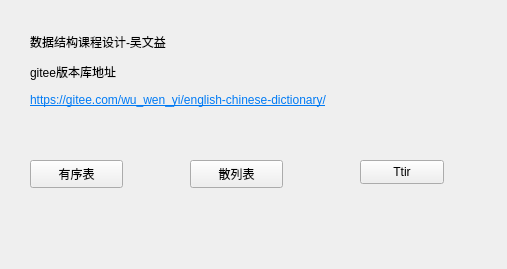
<?xml version="1.0" encoding="UTF-8"?>
<ui version="4.0">
 <class>Widget</class>
 <widget class="QWidget" name="Widget">
  <property name="geometry">
   <rect>
    <x>0</x>
    <y>0</y>
    <width>507</width>
    <height>269</height>
   </rect>
  </property>
  <property name="windowTitle">
   <string>数据结构课程设计</string>
  </property>
  <widget class="QPushButton" name="pushButton">
   <property name="geometry">
    <rect>
     <x>30</x>
     <y>160</y>
     <width>93</width>
     <height>28</height>
    </rect>
   </property>
   <property name="text">
    <string>有序表</string>
   </property>
  </widget>
  <widget class="QPushButton" name="pushButton_2">
   <property name="geometry">
    <rect>
     <x>190</x>
     <y>160</y>
     <width>93</width>
     <height>28</height>
    </rect>
   </property>
   <property name="text">
    <string>散列表</string>
   </property>
  </widget>
  <widget class="QLabel" name="label">
   <property name="geometry">
    <rect>
     <x>30</x>
     <y>30</y>
     <width>441</width>
     <height>81</height>
    </rect>
   </property>
   <property name="text">
    <string>&lt;html&gt;&lt;head/&gt;&lt;body&gt;&lt;p&gt;数据结构课程设计-吴文益&lt;/p&gt;&lt;p&gt;gitee版本库地址&lt;/p&gt;&lt;p&gt;&lt;a href=&quot;https://gitee.com/wu_wen_yi/english-chinese-dictionary/&quot;&gt;&lt;span style=&quot; text-decoration: underline; color:#007af4;&quot;&gt;https://gitee.com/wu_wen_yi/english-chinese-dictionary/&lt;/span&gt;&lt;/a&gt;&lt;/p&gt;&lt;/body&gt;&lt;/html&gt;</string>
   </property>
  </widget>
  <widget class="QPushButton" name="pushButton_3">
   <property name="geometry">
    <rect>
     <x>360</x>
     <y>160</y>
     <width>84</width>
     <height>24</height>
    </rect>
   </property>
   <property name="text">
    <string>Ttir</string>
   </property>
  </widget>
 </widget>
 <resources/>
 <connections/>
</ui>
